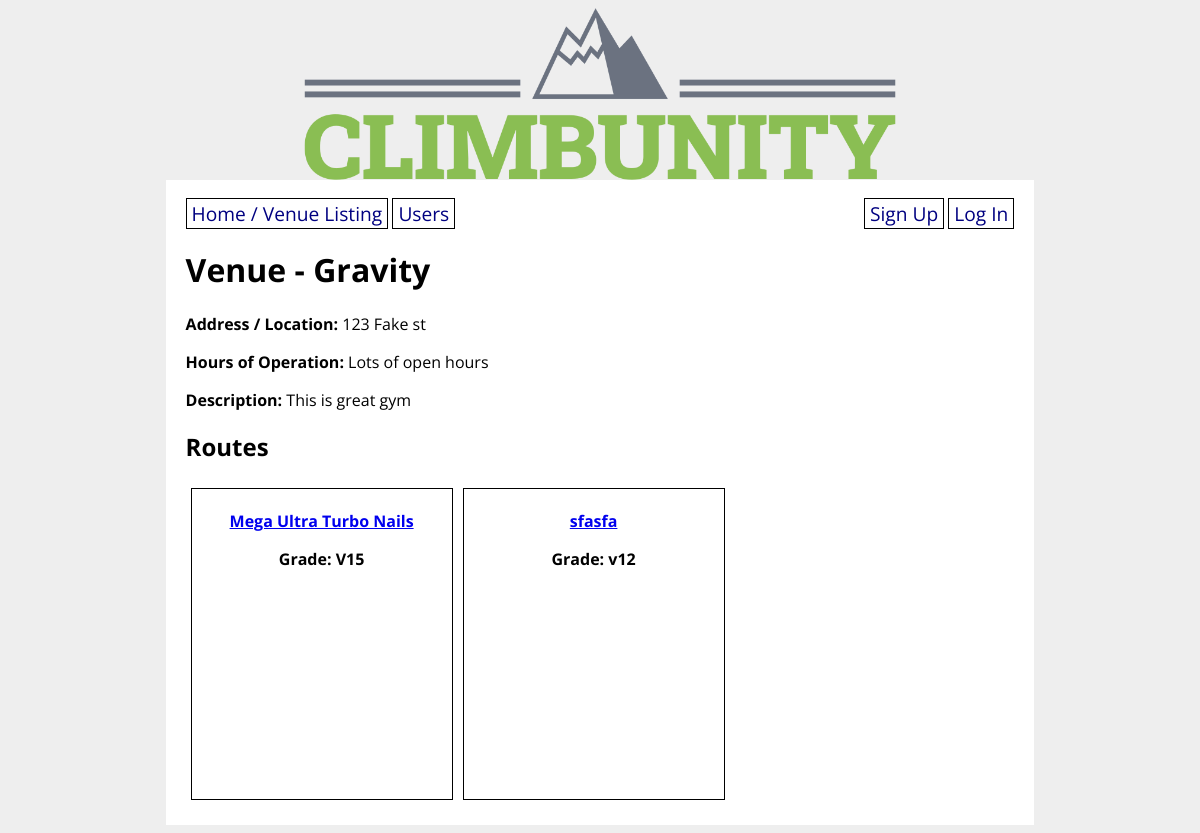
The app's page /venue/1, older data.
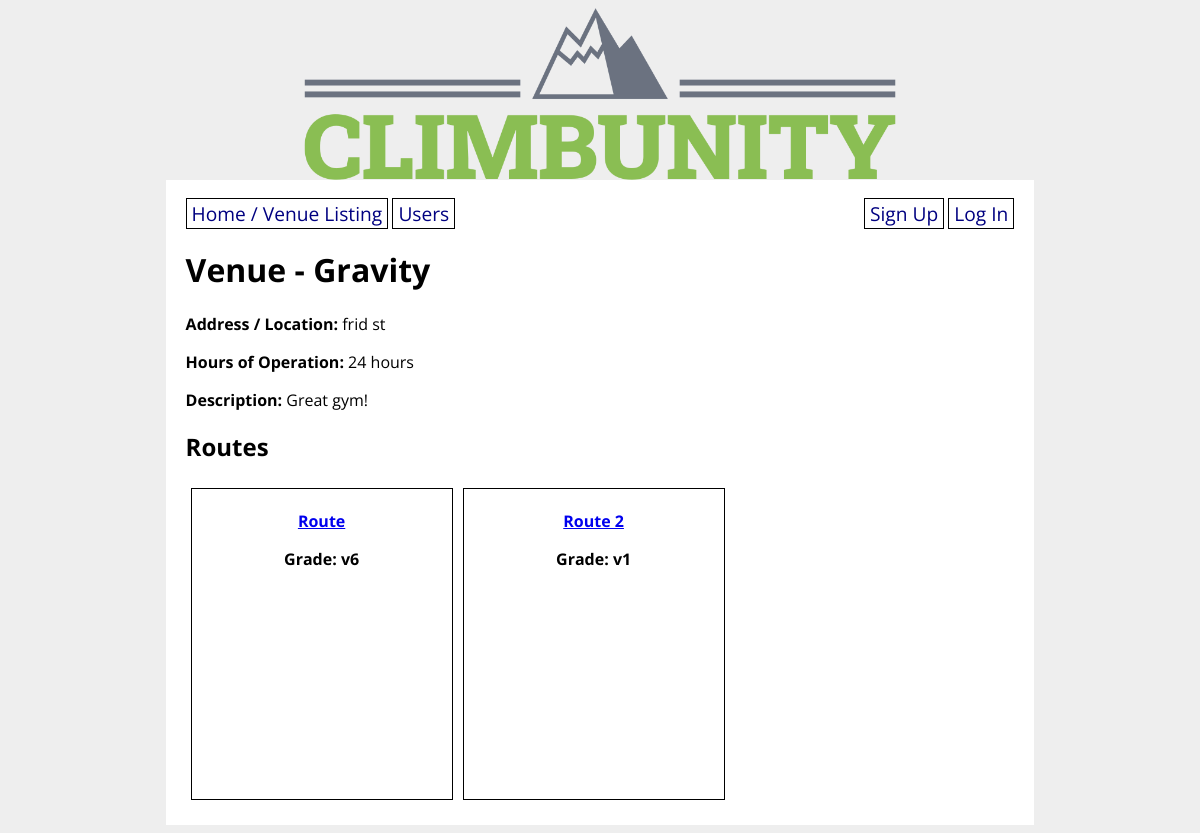
The same page, newer data.
### climbunity_app/models.py (models this page shows, shortened)
class Venue(db.Model):
    id = db.Column(db.Integer, primary_key=True)
    name = db.Column(db.String(80), nullable=False)
    address = db.Column(db.String(80), nullable=False)
    open_hours = db.Column(db.String(1000))
    description = db.Column(db.String(1000))
    booked_appointments = db.relationship('Appointment', back_populates='appointment_venue') # Venue <-1 -- N-> Appointment

class Route(db.Model):
    id = db.Column(db.Integer, primary_key=True)
    venue_id = db.Column(db.Integer, db.ForeignKey('venue.id'), nullable=False)
    setter_id = db.Column(db.Integer, db.ForeignKey('user.id'))
    name = db.Column(db.String(80), nullable=False)
    grade = db.Column(db.String(10), nullable=False)
    photo_url = db.Column(URLType)
    route_set_date = db.Column(db.Date)
    route_takedown_date = db.Column(db.Date)
    ascents_on_route = db.relationship('Ascent', back_populates='route_ascended') # Route <-1 -- N-> Ascent
    projecting_users = db.relationship('User',
        secondary='user_project_lists', back_populates='user_projects'
    ) # User <- N -- N -> Route
    possible_route_styles = db.relationship('Style',
        secondary='route_style_lists', back_populates='route_styles'
    ) # Route <- N -- N -> Style
    route_tags = db.relationship('Tag',
        secondary='route_tag_lists', back_populates='tagged_routes'
    ) # Route <- N -- N -> Tag

### climbunity_app/main/routes.py (the view, shortened to what this page needs)
@main.route('/venue/<venue_id>', methods=['GET', 'POST'])
def venue_detail(venue_id):
    venue = Venue.query.get(venue_id)
    routes = Route.query.filter_by(venue_id=venue_id).all()
    form = VenueForm(obj=venue)
    venue = Venue.query.get(venue_id)
    return render_template('venue_detail.html', form=form, routes=routes, venue=venue)

### climbunity_app/templates/venue_detail.html (shortened to what this page needs)
{% extends 'base.html' %}
{% block content %}
<h1>Venue - {{ venue.name }}</h1>
<p><strong>Address / Location:</strong> {{ venue.address }}</p>
<p><strong>Hours of Operation:</strong> {{ venue.open_hours }}</p>
<p><strong>Description:</strong> {{ venue.description }}</p>
<h2>Routes</h2>
{% if routes %}
    <div class="routes">
        {% for route in routes %}
        <div class="route-details">
            <a href="/route/{{ route.id }}">
            <p><strong>{{ route.name }}</strong></p></a>
            <p><strong>Grade: {{ route.grade }}</strong></p>
        </div>
        {% endfor %}
    </div>
{% else %}
    There are no routes listed for this venue.  You should {% if not current_user.is_authenticated %}sign up and {% endif %}add some!
{% endif %}
{% endblock %}

Row changes from the older to the newer data that the page shows:
changed Venue "Gravity": address "123 Fake st" → "frid st"; open_hours "Lots of open hours" → "24 hours"; description "This is great gym" → "Great gym!"
changed Route: name "Mega Ultra Turbo Nails" → "Route"; grade "V15" → "v6"
changed Route: name "sfasfa" → "Route 2"; grade "v12" → "v1"
